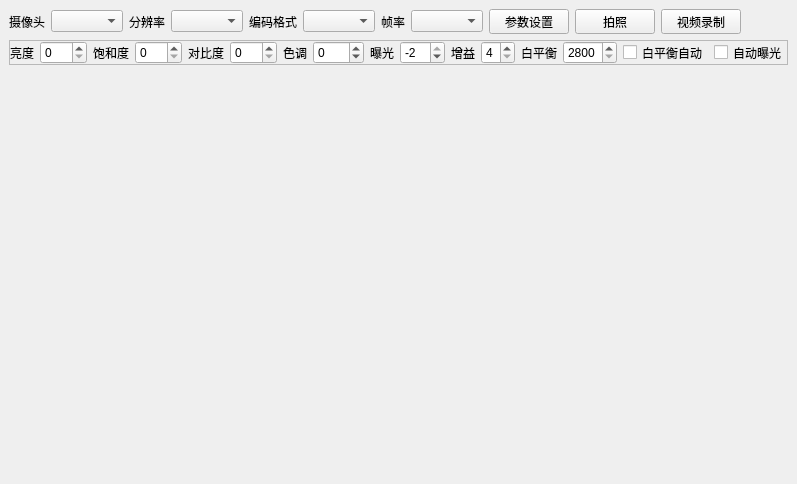
<?xml version="1.0" encoding="UTF-8"?>
<ui version="4.0">
 <class>MainWindow</class>
 <widget class="QMainWindow" name="MainWindow">
  <property name="geometry">
   <rect>
    <x>0</x>
    <y>0</y>
    <width>733</width>
    <height>484</height>
   </rect>
  </property>
  <property name="windowTitle">
   <string>MainWindow</string>
  </property>
  <widget class="QWidget" name="centralWidget">
   <layout class="QGridLayout" name="gridLayout">
    <property name="leftMargin">
     <number>9</number>
    </property>
    <property name="topMargin">
     <number>9</number>
    </property>
    <property name="rightMargin">
     <number>9</number>
    </property>
    <property name="bottomMargin">
     <number>9</number>
    </property>
    <item row="0" column="0">
     <widget class="QFrame" name="frame">
      <property name="maximumSize">
       <size>
        <width>16777215</width>
        <height>25</height>
       </size>
      </property>
      <property name="frameShape">
       <enum>QFrame::NoFrame</enum>
      </property>
      <property name="frameShadow">
       <enum>QFrame::Raised</enum>
      </property>
      <property name="lineWidth">
       <number>0</number>
      </property>
      <layout class="QHBoxLayout" name="horizontalLayout">
       <property name="spacing">
        <number>6</number>
       </property>
       <property name="leftMargin">
        <number>0</number>
       </property>
       <property name="topMargin">
        <number>0</number>
       </property>
       <property name="rightMargin">
        <number>0</number>
       </property>
       <property name="bottomMargin">
        <number>0</number>
       </property>
       <item>
        <widget class="QLabel" name="label_12">
         <property name="text">
          <string>摄像头</string>
         </property>
        </widget>
       </item>
       <item>
        <widget class="QComboBox" name="comboBox_name"/>
       </item>
       <item>
        <widget class="QLabel" name="label_6">
         <property name="lineWidth">
          <number>0</number>
         </property>
         <property name="text">
          <string>分辨率</string>
         </property>
        </widget>
       </item>
       <item>
        <widget class="QComboBox" name="comboBox_resolution"/>
       </item>
       <item>
        <widget class="QLabel" name="label_7">
         <property name="lineWidth">
          <number>0</number>
         </property>
         <property name="text">
          <string>编码格式</string>
         </property>
        </widget>
       </item>
       <item>
        <widget class="QComboBox" name="comboBox_format"/>
       </item>
       <item>
        <widget class="QLabel" name="label_8">
         <property name="lineWidth">
          <number>0</number>
         </property>
         <property name="text">
          <string>帧率</string>
         </property>
        </widget>
       </item>
       <item>
        <widget class="QComboBox" name="comboBox_framerate"/>
       </item>
       <item>
        <widget class="QPushButton" name="pushButton_setting">
         <property name="text">
          <string>参数设置</string>
         </property>
        </widget>
       </item>
       <item>
        <widget class="QPushButton" name="pushButton_photo">
         <property name="text">
          <string>拍照</string>
         </property>
        </widget>
       </item>
       <item>
        <widget class="QPushButton" name="pushButton_recordvideo">
         <property name="text">
          <string>视频录制</string>
         </property>
        </widget>
       </item>
       <item>
        <spacer name="horizontalSpacer">
         <property name="orientation">
          <enum>Qt::Horizontal</enum>
         </property>
         <property name="sizeHint" stdset="0">
          <size>
           <width>302</width>
           <height>20</height>
          </size>
         </property>
        </spacer>
       </item>
      </layout>
     </widget>
    </item>
    <item row="1" column="0">
     <widget class="QFrame" name="frame_3">
      <property name="maximumSize">
       <size>
        <width>16777215</width>
        <height>25</height>
       </size>
      </property>
      <property name="frameShape">
       <enum>QFrame::StyledPanel</enum>
      </property>
      <property name="frameShadow">
       <enum>QFrame::Raised</enum>
      </property>
      <layout class="QHBoxLayout" name="horizontalLayout_2">
       <property name="leftMargin">
        <number>0</number>
       </property>
       <property name="topMargin">
        <number>0</number>
       </property>
       <property name="rightMargin">
        <number>0</number>
       </property>
       <property name="bottomMargin">
        <number>0</number>
       </property>
       <item>
        <widget class="QLabel" name="label">
         <property name="text">
          <string>亮度</string>
         </property>
        </widget>
       </item>
       <item>
        <widget class="QSpinBox" name="spinBox_brightness">
         <property name="maximum">
          <number>100</number>
         </property>
        </widget>
       </item>
       <item>
        <widget class="QLabel" name="label_2">
         <property name="text">
          <string>饱和度</string>
         </property>
        </widget>
       </item>
       <item>
        <widget class="QSpinBox" name="spinBox_saturation">
         <property name="maximum">
          <number>100</number>
         </property>
        </widget>
       </item>
       <item>
        <widget class="QLabel" name="label_3">
         <property name="text">
          <string>对比度</string>
         </property>
        </widget>
       </item>
       <item>
        <widget class="QSpinBox" name="spinBox_contrast">
         <property name="maximum">
          <number>100</number>
         </property>
        </widget>
       </item>
       <item>
        <widget class="QLabel" name="label_4">
         <property name="text">
          <string>色调</string>
         </property>
        </widget>
       </item>
       <item>
        <widget class="QSpinBox" name="spinBox_hue">
         <property name="minimum">
          <number>-180</number>
         </property>
         <property name="maximum">
          <number>180</number>
         </property>
         <property name="singleStep">
          <number>5</number>
         </property>
        </widget>
       </item>
       <item>
        <widget class="QLabel" name="label_5">
         <property name="text">
          <string>曝光</string>
         </property>
        </widget>
       </item>
       <item>
        <widget class="QSpinBox" name="spinBox_exposure">
         <property name="minimum">
          <number>-13</number>
         </property>
         <property name="maximum">
          <number>-2</number>
         </property>
        </widget>
       </item>
       <item>
        <widget class="QLabel" name="label_9">
         <property name="text">
          <string>增益</string>
         </property>
        </widget>
       </item>
       <item>
        <widget class="QSpinBox" name="spinBox_gain">
         <property name="minimum">
          <number>4</number>
         </property>
         <property name="maximum">
          <number>8</number>
         </property>
        </widget>
       </item>
       <item>
        <widget class="QLabel" name="label_11">
         <property name="text">
          <string>白平衡</string>
         </property>
        </widget>
       </item>
       <item>
        <widget class="QSpinBox" name="spinBox_wb">
         <property name="minimum">
          <number>2800</number>
         </property>
         <property name="maximum">
          <number>6500</number>
         </property>
         <property name="singleStep">
          <number>100</number>
         </property>
        </widget>
       </item>
       <item>
        <widget class="QCheckBox" name="checkBox_autowb">
         <property name="text">
          <string>白平衡自动</string>
         </property>
        </widget>
       </item>
       <item>
        <widget class="QCheckBox" name="checkBox_autoexposure">
         <property name="text">
          <string>自动曝光</string>
         </property>
        </widget>
       </item>
       <item>
        <spacer name="horizontalSpacer_2">
         <property name="orientation">
          <enum>Qt::Horizontal</enum>
         </property>
         <property name="sizeHint" stdset="0">
          <size>
           <width>204</width>
           <height>20</height>
          </size>
         </property>
        </spacer>
       </item>
      </layout>
     </widget>
    </item>
    <item row="2" column="0">
     <widget class="QFrame" name="frame_2">
      <property name="frameShape">
       <enum>QFrame::NoFrame</enum>
      </property>
      <property name="frameShadow">
       <enum>QFrame::Raised</enum>
      </property>
      <property name="lineWidth">
       <number>0</number>
      </property>
      <layout class="QGridLayout" name="gridLayout_2">
       <property name="leftMargin">
        <number>0</number>
       </property>
       <property name="topMargin">
        <number>0</number>
       </property>
       <property name="rightMargin">
        <number>0</number>
       </property>
       <property name="bottomMargin">
        <number>0</number>
       </property>
       <item row="0" column="0">
        <widget class="QLabel" name="label_video">
         <property name="text">
          <string/>
         </property>
        </widget>
       </item>
      </layout>
     </widget>
    </item>
   </layout>
  </widget>
  <widget class="QMenuBar" name="menuBar">
   <property name="geometry">
    <rect>
     <x>0</x>
     <y>0</y>
     <width>733</width>
     <height>23</height>
    </rect>
   </property>
  </widget>
 </widget>
 <layoutdefault spacing="6" margin="11"/>
 <resources/>
 <connections/>
</ui>
